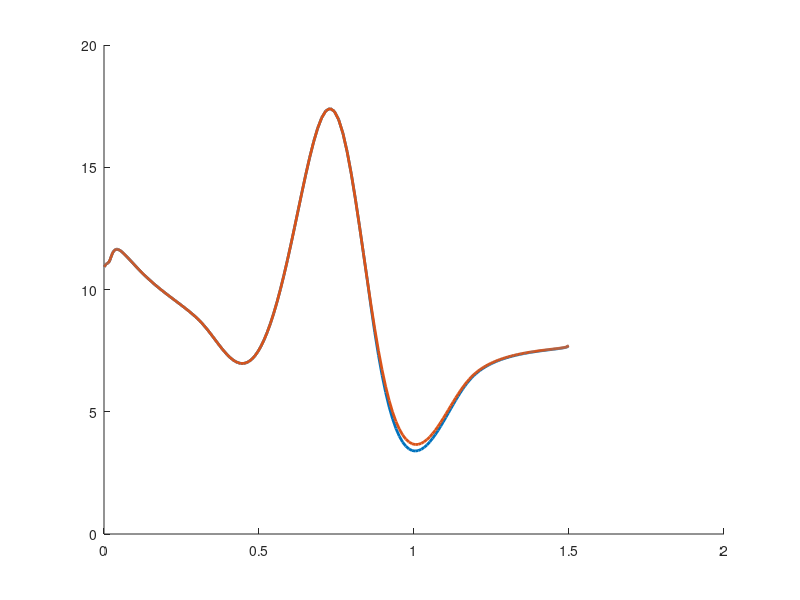

Write the MATLAB code that produced this figure.
clear
clc
close all

data = csvread('wmoutput.csv');
x = data(:, 1);
tau_result = data(:, 2);
tau_expected = data(:, 3);

figure
hold on
plot(x, tau_expected, 'LineWidth', 2)
plot(x, tau_result, 'LineWidth', 2)